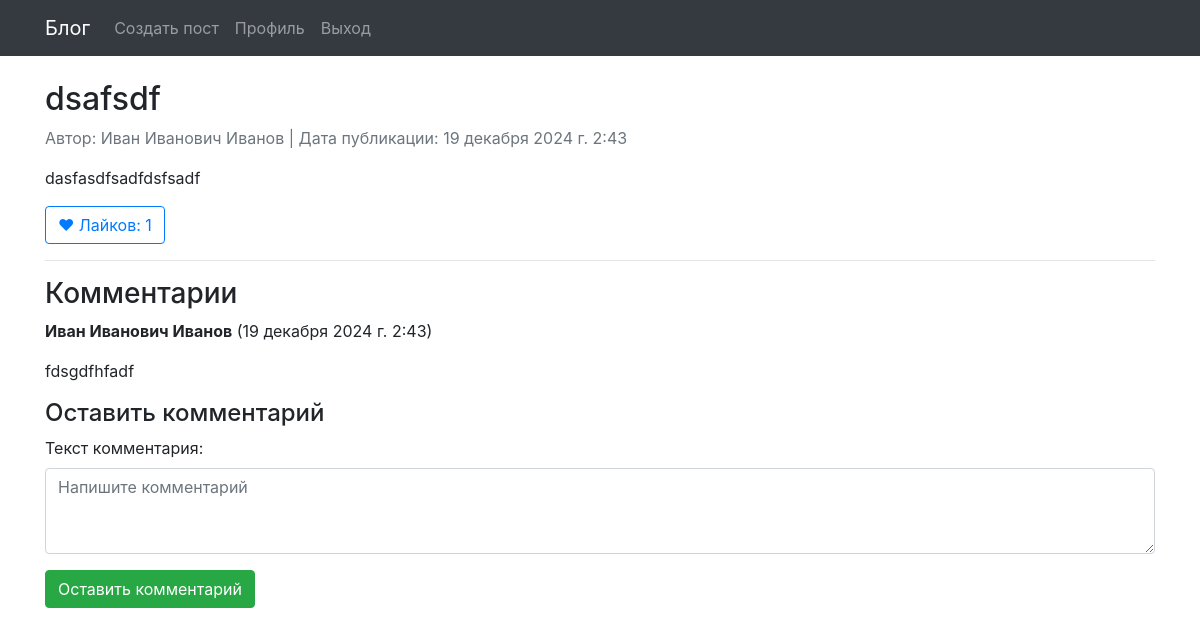
The page /post/3/ (signed in) on the database its author committed.
### blog_app/models.py (models this page shows, shortened)
class Post(models.Model):
    author = models.ForeignKey(get_user_model(), on_delete=models.CASCADE, verbose_name="Автор")
    title = models.CharField(max_length=255, verbose_name="Заголовок")
    content = models.TextField(verbose_name="Содержимое поста")
    created_at = models.DateTimeField(default=timezone.now, verbose_name="Дата и время публикации")
    likes = models.ManyToManyField(get_user_model(), related_name='liked_posts', blank=True, verbose_name="Лайки")

class User(AbstractUser):
    full_name = models.CharField(max_length=254, verbose_name="Полное имя")
    avatar = models.ImageField(upload_to='avatars/', blank=True, null=True, verbose_name="Аватар")
    bio = models.TextField(blank=True, verbose_name="Информация о пользователе")
    USERNAME_FIELD = 'username'
    REQUIRED_FIELDS = ['email', 'full_name']
    def __str__(self):
        return self.full_name

class Comment(models.Model):
    post = models.ForeignKey(Post, related_name='comments', on_delete=models.CASCADE, verbose_name="Пост")
    author = models.ForeignKey(get_user_model(), on_delete=models.CASCADE, verbose_name="Автор комментария")
    content = models.TextField(verbose_name="Текст комментария")
    created_at = models.DateTimeField(default=timezone.now, verbose_name="Дата и время комментария")
    updated_at = models.DateTimeField(auto_now=True, verbose_name="Дата и время обновления комментария")

### blog_app/views.py (the view, shortened to what this page needs)
# urls.py: path('post/<int:pk>/', views.post_detail, name='post_detail'),
def post_detail(request, pk):
    post = get_object_or_404(Post, pk=pk)
    comments = post.comments.all()
    comment_form = CommentForm()
    return render(request, 'catalog/post_detail.html', {'post': post, 'comments': comments, 'comment_form': comment_form})

### blog_app/forms.py
class CommentForm(forms.ModelForm):
    class Meta:
        model = Comment
        fields = ['content']
        widgets = {
            'content': forms.Textarea(attrs={'class': 'form-control', 'placeholder': 'Напишите комментарий', 'rows': 3}),
        }

### blog_app/templates/catalog/post_detail.html (shortened to what this page needs)
{% extends 'catalog/base_generic.html' %}
{% block content %}
<h2>{{ post.title }}</h2>
<p class="text-muted">
    Автор: {{ post.author }} | Дата публикации: {{ post.created_at }}
</p>
<p>{{ post.content }}</p>
<form method="POST" action="{% url 'like_post' post.pk %}">
    <button type="submit" class="btn btn-outline-primary">
        ❤ Лайков: {{ post.likes.count }}
    </button>
</form>
<hr>
<h3>Комментарии</h3>
{% for comment in comments %}
    <div class="comment mb-3">
        <p><strong>{{ comment.author }}</strong> ({{ comment.created_at }})</p>
        <p>{{ comment.content }}</p>
    </div>
{% empty %}
    <p>Комментариев пока нет.</p>
{% endfor %}
<h4>Оставить комментарий</h4>
 {% if user.is_authenticated %}
<form method="POST">
    {{ comment_form.as_p }}
    <button type="submit" class="btn btn-success mb-4">Оставить комментарий</button>
</form>
 {% else %}
    <p>Вам нужно авторизоваться чтобы писать комментарии</p>
 {% endif %}
{% endblock %}

### rows shown on the page
Post: title "dsafsdf", author "Иван Иванович Иванов", created_at "19 декабря 2024 г. 2:43", content "dasfasdfsadfdsfsadf", likes.count "1"
Comment: author "Иван Иванович Иванов", created_at "19 декабря 2024 г. 2:43", content "fdsgdfhfadf"
